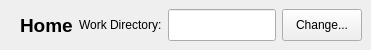
           <widget class="QFrame" name="startbar_frame">
            <property name="maximumSize">
             <size>
              <width>16777215</width>
              <height>50</height>
             </size>
            </property>
            <property name="styleSheet">
             <string notr="true"/>
            </property>
            <property name="frameShape">
             <enum>QFrame::Shape::NoFrame</enum>
            </property>
            <property name="frameShadow">
             <enum>QFrame::Shadow::Plain</enum>
            </property>
            <property name="lineWidth">
             <number>1</number>
            </property>
            <property name="midLineWidth">
             <number>0</number>
            </property>
            <layout class="QHBoxLayout" name="horizontalLayout_2">
             <property name="leftMargin">
              <number>20</number>
             </property>
             <property name="topMargin">
              <number>9</number>
             </property>
             <property name="rightMargin">
              <number>9</number>
             </property>
             <property name="bottomMargin">
              <number>9</number>
             </property>
             <item>
              <widget class="QLabel" name="page_title_label">
               <property name="sizePolicy">
                <sizepolicy hsizetype="Maximum" vsizetype="Preferred">
                 <horstretch>0</horstretch>
                 <verstretch>0</verstretch>
                </sizepolicy>
               </property>
               <property name="font">
                <font>
                 <family>Segoe UI</family>
                 <pointsize>14</pointsize>
                 <italic>false</italic>
                 <bold>true</bold>
                </font>
               </property>
               <property name="text">
                <string>Home</string>
               </property>
              </widget>
             </item>
             <item>
              <spacer name="horizontalSpacer">
               <property name="orientation">
                <enum>Qt::Orientation::Horizontal</enum>
               </property>
               <property name="sizeType">
                <enum>QSizePolicy::Policy::MinimumExpanding</enum>
               </property>
               <property name="sizeHint" stdset="0">
                <size>
                 <width>0</width>
                 <height>0</height>
                </size>
               </property>
              </spacer>
             </item>
             <item>
              <widget class="QLabel" name="label_4">
               <property name="sizePolicy">
                <sizepolicy hsizetype="Preferred" vsizetype="Preferred">
                 <horstretch>0</horstretch>
                 <verstretch>0</verstretch>
                </sizepolicy>
               </property>
               <property name="text">
                <string>Work Directory:</string>
               </property>
              </widget>
             </item>
             <item>
              <widget class="QLineEdit" name="workpath_lineedit">
               <property name="sizePolicy">
                <sizepolicy hsizetype="MinimumExpanding" vsizetype="Preferred">
                 <horstretch>0</horstretch>
                 <verstretch>0</verstretch>
                </sizepolicy>
               </property>
               <property name="styleSheet">
                <string notr="true"/>
               </property>
               <property name="text">
                <string/>
               </property>
               <property name="readOnly">
                <bool>true</bool>
               </property>
              </widget>
             </item>
             <item>
              <widget class="QPushButton" name="changedir_button">
               <property name="sizePolicy">
                <sizepolicy hsizetype="Preferred" vsizetype="Preferred">
                 <horstretch>0</horstretch>
                 <verstretch>0</verstretch>
                </sizepolicy>
               </property>
               <property name="minimumSize">
                <size>
                 <width>0</width>
                 <height>0</height>
                </size>
               </property>
               <property name="maximumSize">
                <size>
                 <width>16777215</width>
                 <height>16777215</height>
                </size>
               </property>
               <property name="styleSheet">
                <string notr="true"/>
               </property>
               <property name="text">
                <string>Change...</string>
               </property>
               <property name="checkable">
                <bool>false</bool>
               </property>
              </widget>
             </item>
            </layout>
           </widget>
